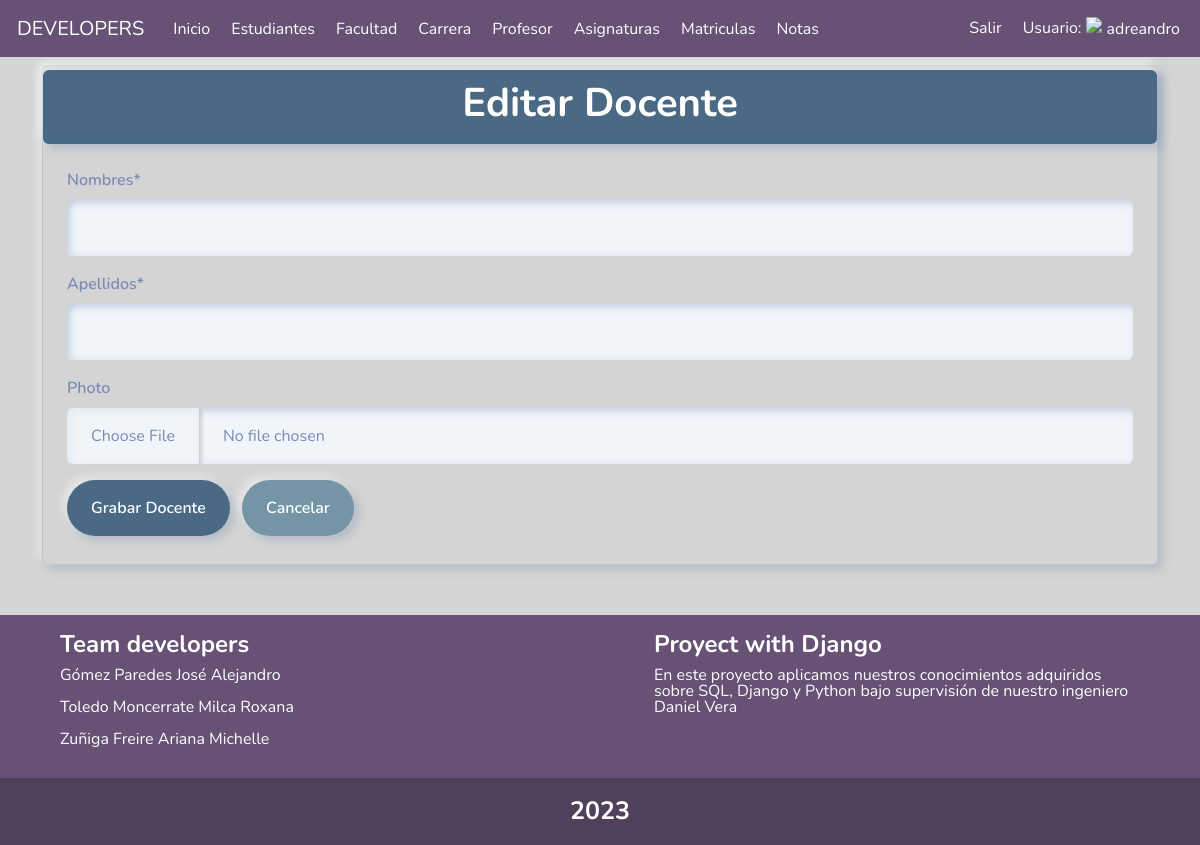
Page /teachers/update/1/ (signed in) on the earlier database version.
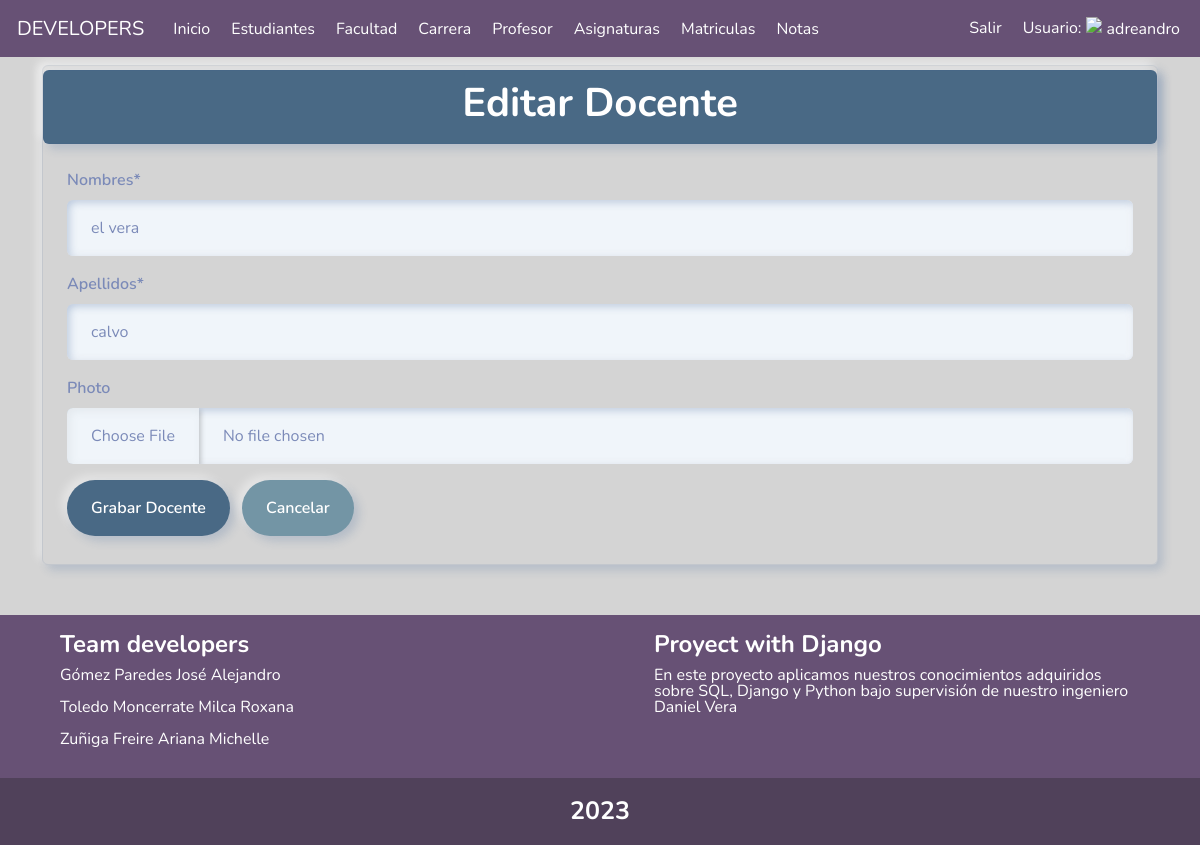
Same page on the later database version.
### notas/models.py (models this page shows)
class Teacher(models.Model):
    firstname = models.CharField('Nombres', max_length=200)
    lastname = models.CharField(verbose_name="Apellidos", max_length=200)
    created = models.DateTimeField(auto_now_add=True)
    photo = models.ImageField(
        upload_to='teacherPhoto/', blank=True, null=True)
    user = models.ForeignKey(User, on_delete=models.CASCADE)
    class Meta:
        verbose_name = ('Teacher')
        verbose_name_plural = ('Teachers')
        ordering = ('-lastname',)
    def __str__(self):
        return f"{self.lastname} {self.firstname}"

### notas/teacher.py (the view, shortened to what this page needs)
@login_required
def update_teacher(request, id):
    teacher = Teacher.objects.filter(user=request.user, pk=id).first()
    form = None
    print(teacher)
    if request.method == "GET":
        form = TeacherForm(instance=teacher)
        context = {'title': 'Editar Docente', 'form': form, 'error': ''}
        return render(request, 'teachers/create_teacher.html', context)

### notas/forms.py
class TeacherForm(ModelForm):
    class Meta:
        model = Teacher
        fields = ['firstname', 'lastname', 'photo']

### notas/templates/teachers/create_teacher.html (shortened to what this page needs)
{% extends "base.html" %}
{% load static %}
{% load crispy_forms_tags %}
{% block content%}
<div class="container">
    <div class="py-1 mt-2 border border-1 shadow rounded ">
        <div class="py-2 border border-1 shadow rounded text-center color">
           <h1 class="fw-bold text-white text-success">{{title}}</h1>
        </div>
        <form method="POST" class="m-4">
            {{form|crispy}}
            <button class="btn color text-white" type="submit">Grabar Docente</button>
            <a class="btn  botones text-white ms-2" href="/teachers/">Cancelar</a>
        </form>
    </div>
</div>
{% endblock content %}

Differences in the rows shown:
added Teacher: firstname "el vera", lastname "calvo"
